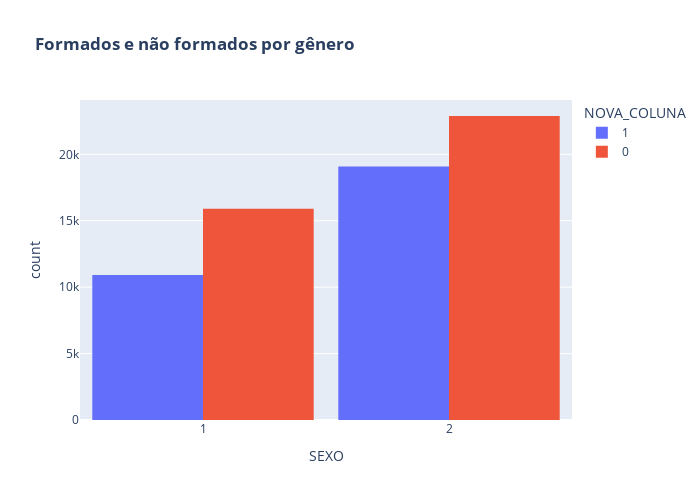

Notebook code for this chart:
### Code cell
fig = px.histogram(df, x='SEXO', color='NOVA_COLUNA', barmode="group", title="<b>Formados e não formados por gênero<b>")
fig.update_layout(width=700, height=500, bargap=0.1)
fig.show()

### Figure 1 — Plotly figure (JSON) as saved in the notebook; plotly's stock layout.template omitted (floating-point values rounded to 4 significant figures; data arrays with more than 128 entries replaced by an {"elided": "..."} marker saying what was removed)
{"data": [{"alignmentgroup": "True", "bingroup": "x", "hovertemplate": "NOVA_COLUNA=1<br>SEXO=%{x}<br>count=%{y}<extra></extra>", "legendgroup": "1", "marker": {"color": "#636efa", "pattern": {"shape": ""}}, "name": "1", "offsetgroup": "1", "orientation": "v", "showlegend": true, "type": "histogram", "x": {"elided": "30002 int values"}, "xaxis": "x", "yaxis": "y"}, {"alignmentgroup": "True", "bingroup": "x", "hovertemplate": "NOVA_COLUNA=0<br>SEXO=%{x}<br>count=%{y}<extra></extra>", "legendgroup": "0", "marker": {"color": "#EF553B", "pattern": {"shape": ""}}, "name": "0", "offsetgroup": "0", "orientation": "v", "showlegend": true, "type": "histogram", "x": {"elided": "38788 int values"}, "xaxis": "x", "yaxis": "y"}], "layout": {"bargap": 0.1, "barmode": "group", "height": 500, "legend": {"title": {"text": "NOVA_COLUNA"}, "tracegroupgap": 0}, "title": {"text": "<b>Formados e não formados por gênero<b>"}, "width": 700, "xaxis": {"anchor": "y", "domain": [0, 1], "title": {"text": "SEXO"}}, "yaxis": {"anchor": "x", "domain": [0, 1], "title": {"text": "count"}}}}
